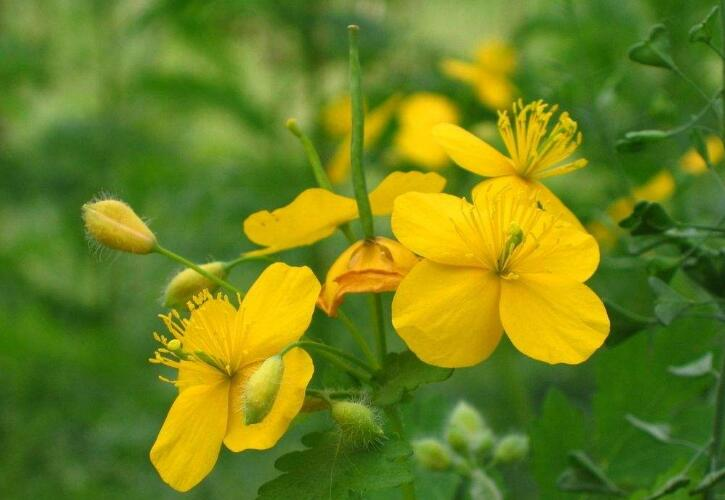
#> input picture 04图片的几何变换/sleepdog.jpg, 725 x 500 px
$ jupyter execute '04图片移位.ipynb'
#> lines starting #> are read from the running program, lines starting #| are printed output that depends on the picture
[cell 1]
import cv2
import numpy as np
img = cv2.imread('sleepdog.jpg',1)
#> img is the input picture: shape (500, 725, 3); mean B, G, R 27.6, 129.5, 108.6
cv2.imshow('src',img)
imgInfo = img.shape
#> imgInfo = (500, 725, 3)
height = imgInfo[0]
#> height = 500
width = imgInfo[1]
#> width = 725

matShift = np.float32([[1,0,100],[0,1,200]])# 2*3
dst = cv2.warpAffine(img,matShift,(height,width))# data , mat info
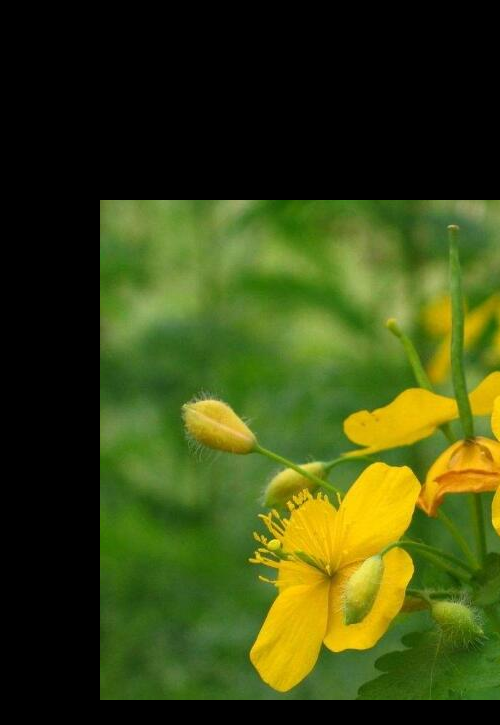
#> dst: shape (725, 500, 3); mean B, G, R 16.9, 70.9, 58.1
# 移位 矩阵
cv2.imshow('dst',dst)
cv2.waitKey(0)
